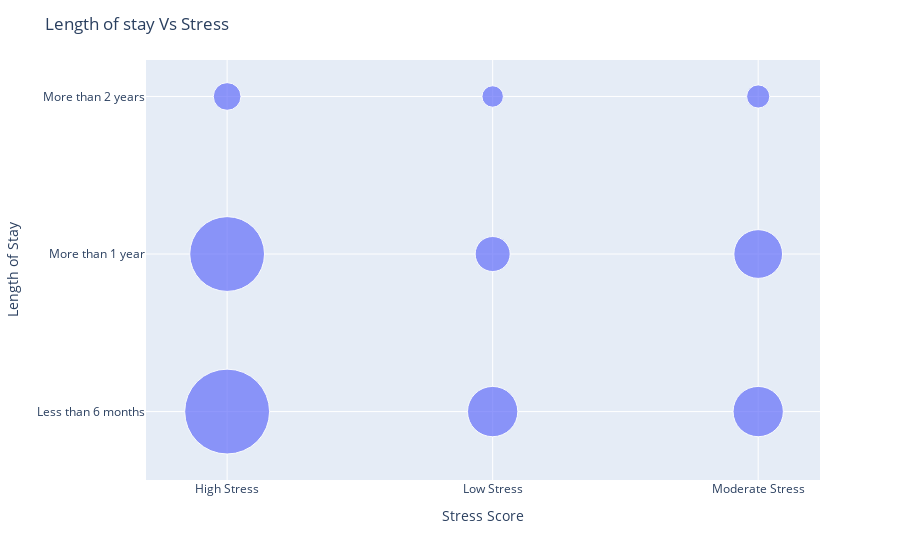

Write notebook code for a chart like this one.
### Code cell
fig = px.scatter(x="Stress Score", y="Length of Stay",size_max=60,size="count",data_frame=df3)
fig.update_layout(title_text = "Length of stay Vs Stress",showlegend = True)
        
fig.show()

### Figure 1 — Plotly figure (JSON) as saved in the notebook; plotly's stock layout.template omitted (floating-point values rounded to 4 significant figures)
{"data": [{"hovertemplate": "Stress Score=%{x}<br>Length of Stay=%{y}<br>count=%{marker.size}<extra></extra>", "legendgroup": "", "marker": {"color": "#636efa", "size": [94, 73, 33, 33, 31, 16, 10, 7, 6], "sizemode": "area", "sizeref": 0.02611, "symbol": "circle"}, "mode": "markers", "name": "", "orientation": "v", "showlegend": false, "type": "scatter", "x": ["High Stress", "High Stress", "Low Stress", "Moderate Stress", "Moderate Stress", "Low Stress", "High Stress", "Moderate Stress", "Low Stress"], "xaxis": "x", "y": ["Less than 6 months", "More than 1 year", "Less than 6 months", "Less than 6 months", "More than 1 year", "More than 1 year", "More than 2 years", "More than 2 years", "More than 2 years"], "yaxis": "y"}], "layout": {"legend": {"itemsizing": "constant", "tracegroupgap": 0}, "margin": {"t": 60}, "showlegend": true, "title": {"text": "Length of stay Vs Stress"}, "xaxis": {"anchor": "y", "domain": [0, 1], "title": {"text": "Stress Score"}}, "yaxis": {"anchor": "x", "domain": [0, 1], "title": {"text": "Length of Stay"}}}}
